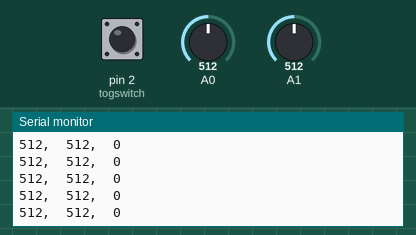
Bench run of a sketch on a simulated Arduino Uno, built with avr-gcc and run on an emulated ATmega328P. Parts: the last lines printed to the serial monitor. Inputs (shaded band) come from the test bench; at power-on: A0 = 512, A1 = 512, pin 2 (togswitch) LOW.

Above: at 1.2 s.
1.3 s: A0 set to 11
At 1.9 s:
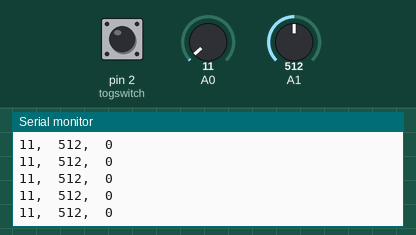
4.3 s: A0 set to 8
At 5.4 s:
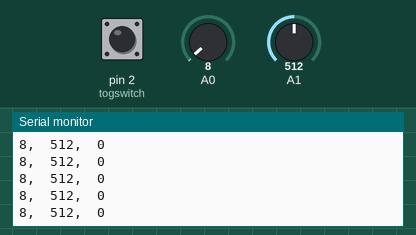
5.8 s: A1 set to 11
At 6.6 s:
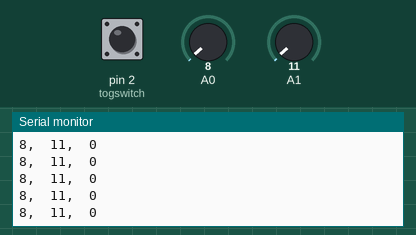
7.3 s: A1 set to 8
At 8.2 s:
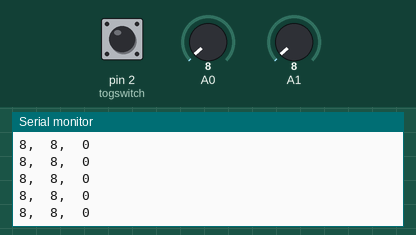
11.8 s: A1 set to 95
At 12.3 s:
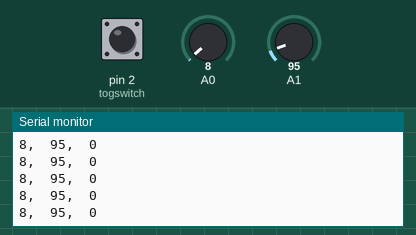
14.8 s: A1 set to 107
At 15.9 s:
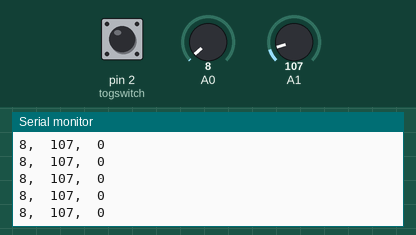
Timing chart, 0 to 17.3 s (numbered marks = the images above; inputs shaded):
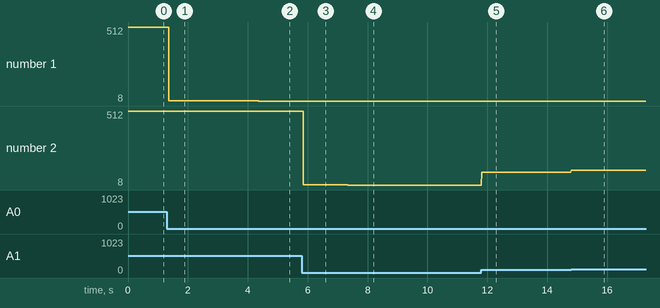

Measured:
- after the input at 1.3 s, the serial monitor: prints a new line after 0.07 s (image 1)
- after the input at 4.3 s, the serial monitor: prints a new line after 0.06 s (image 2)
- after the input at 5.8 s, the serial monitor: prints a new line after 0.06 s (image 3)
- after the input at 7.3 s, the serial monitor: prints a new line after 0.05 s (image 4)
- after the input at 11.8 s, the serial monitor: prints a new line at once (image 5)
- after the input at 14.8 s, the serial monitor: prints a new line at once (image 6)
- plotted number 1: 512 → 11 after the input at 1.3 s, 11 → 8 after the input at 4.3 s
- plotted number 2: 8 → 95 after the input at 11.8 s, 95 → 107 after the input at 14.8 s

The sketch:

lifline_cb.ino
```cpp
      int rag=0;
int rad = 0;
int togswitch = 2;
int switchState=0;

void setup() {

  Serial.begin(9600);
  pinMode(togswitch, INPUT);

}

void loop() {

  switchState = digitalRead(togswitch);

  rad = analogRead(A0);
  rag = analogRead(A1);
  int valToSend = rad;
  Serial.print(valToSend);
  Serial.print(",\t");
  valToSend=rag;
  Serial.print(valToSend);
  Serial.print(",\t");
  valToSend=switchState;
  Serial.println(valToSend);
  delay(10);

//  Serial.print("radius: "+str(rad)+" rag: "+str(rag)+" button: "+switchState);

}
```
